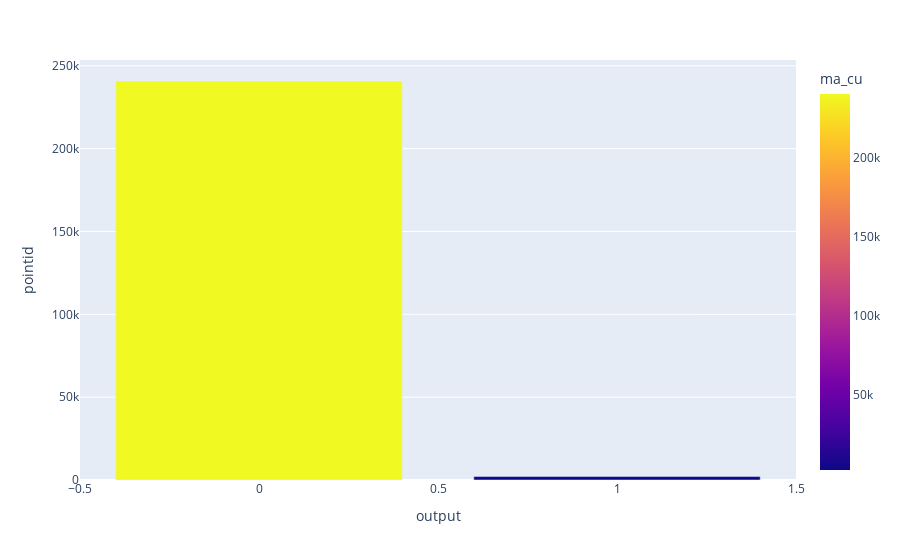

The code cell stored with this chart in its notebook:
### Markdown cell above
# Data EDA

### Code cell
temp1 = df.groupby("output").count()
px.bar(data_frame=temp1, x=temp1.index, y=temp1["pointid"], color="ma_cu")

### Figure 1 — Plotly figure (JSON) as saved in the notebook; plotly's stock layout.template omitted (floating-point values rounded to 4 significant figures)
{"data": [{"alignmentgroup": "True", "hovertemplate": "output=%{x}<br>pointid=%{y}<br>ma_cu=%{marker.color}<extra></extra>", "legendgroup": "", "marker": {"color": [240817, 2089], "coloraxis": "coloraxis", "pattern": {"shape": ""}}, "name": "", "offsetgroup": "", "orientation": "v", "showlegend": false, "textposition": "auto", "type": "bar", "x": [0, 1], "xaxis": "x", "y": [240817, 2089], "yaxis": "y"}], "layout": {"barmode": "relative", "coloraxis": {"colorbar": {"title": {"text": "ma_cu"}}, "colorscale": [[0, "#0d0887"], [0.1111, "#46039f"], [0.2222, "#7201a8"], [0.3333, "#9c179e"], [0.4444, "#bd3786"], [0.5556, "#d8576b"], [0.6667, "#ed7953"], [0.7778, "#fb9f3a"], [0.8889, "#fdca26"], [1, "#f0f921"]]}, "legend": {"tracegroupgap": 0}, "margin": {"t": 60}, "xaxis": {"anchor": "y", "domain": [0, 1], "title": {"text": "output"}}, "yaxis": {"anchor": "x", "domain": [0, 1], "title": {"text": "pointid"}}}}
